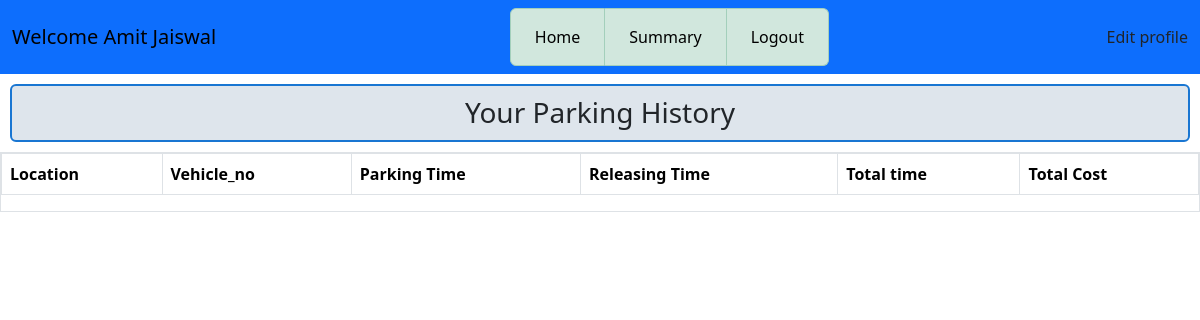
/user_summary/2, run on an earlier commit of the app's database.
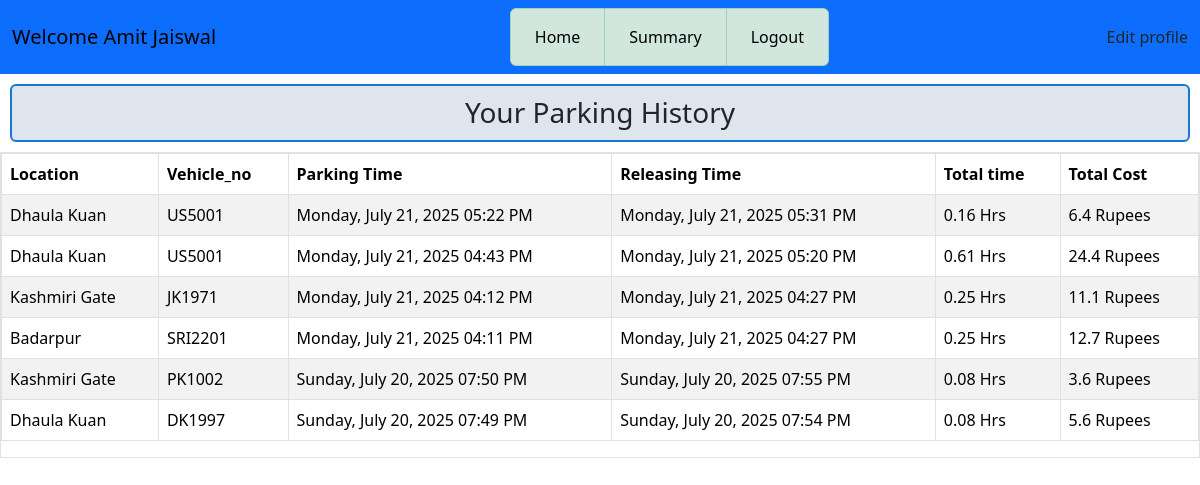
And on a later commit of the database.
### application/models.py (models this page shows)
class Reserve(db.Model):
    id = db.Column(db.Integer, primary_key=True, autoincrement=True)
    user_id = db.Column(db.Integer, db.ForeignKey('users.id'), nullable=False)
    lot_id = db.Column(db.Integer, db.ForeignKey('lots.id'), nullable=False)
    spot_id = db.Column(db.String, db.ForeignKey('spots.id'), nullable=False)
    start_time = db.Column(db.DateTime)
    end_time = db.Column(db.DateTime)
    total_time = db.Column(db.Float)  # in hours
    location = db.Column(db.String(200), nullable=False)
    status = db.Column(db.String, default="released") # released or occupied
    cost = db.Column(db.Float)
    vehicle_no = db.Column(db.String(20), nullable=False)

### application/controllers.py (the view)
@app.route('/user_summary/<int:user_id>', methods=['GET'])
def user_summary(user_id):
    this_user = Users.query.get(user_id)
    reserve = Reserve.query.filter_by(user_id=user_id, status="released").order_by(Reserve.id.desc()).all()
    return render_template('summ_user.html', this_user=this_user, reserve=reserve)

### templates/summ_user.html (shortened to what this page needs)
<!DOCTYPE html>
<html lang="en">
<head>
    <link rel="stylesheet" href="/static/css/style.css">
    <link href="https://cdn.jsdelivr.net/npm/bootstrap@5.3.7/dist/css/bootstrap.min.css" rel="stylesheet">
</head>
<body>
    <div id ="main">
        <div id ="canvas" class="overflow-auto">
            <nav class="navbar navbar-expand-lg bg-primary">
                <div class="container-fluid">
                    <div class="navbar-brand" >Welcome {{this_user.fullname}}</div>
                    <div class="collapse navbar-collapse" id="navbarSupportedContent">
                        <ul class="navbar-nav mx-auto mb-2 mb-lg-0 list-group list-group-horizontal text-center">
                            <li class="nav-item list-group-item  list-group-item-success">
                                <a class="nav-link active" aria-current="page" href="/user_dashboard/{{this_user.id}}">Home</a>
                            </li>
                            <li class="nav-item list-group-item  list-group-item-success">
                                <a class="nav-link active" aria-current="page" href="/user_summary/{{this_user.id}}">Summary</a>
                            </li>
                            <li class="nav-item list-group-item  list-group-item-success">
                                <a class="nav-link active" aria-current="page" href="/login">Logout</a>
                            </li>
                        </ul>
                        <a class="nav-link active" aria-current="page" href="/edit_profile/{{this_user.id}}">Edit profile</a>
                    </div>
                </div>
            </nav>
            <div id ="content" class="overflow-auto">
                    <h3 class="heading">Your Parking History</h3>
                    <div id="table1" class="border" >
                    <table class="table table-striped table-bordered" >
                        <thead>
                            <tr>
                                <th scope="col">Location</th>
                                <th scope="col">Vehicle_no</th>
                                <th scope="col">Parking Time</th>
                                <th scope="col">Releasing Time</th>
                                <th scope="col">Total time</th>
                                <th scope="col">Total Cost</th>
                            </tr>
                        </thead>
                            <tbody>
                                {% for his in reserve %}
                                <tr>
                                    <td>{{his.location}}</td>
                                    <td>{{his.vehicle_no}}</td>
                                    <td>{{his.start_time.strftime('%A, %B %d, %Y %I:%M %p') }}</td>
                                    <td>{{his.end_time.strftime('%A, %B %d, %Y %I:%M %p') }}</td>
                                    <td>{{his.total_time | round(2) }} Hrs</td>
                                    <td>{{his.cost | round(1)}} Rupees</td>
                                </tr>
                                {% endfor %}
                            </tbody>
                    </table>
                    </div>
            </div>
        </div>
    </div>
</body>
</html>

What changed in the data, as far as the page shows it:
added Reserve: location "Dhaula Kuan", vehicle_no "US5001", start_time "Monday, July 21, 2025 05:22 PM", end_time "Monday, July 21, 2025 05:31 PM", total_time "0.16", cost "6.4"
added Reserve: location "Dhaula Kuan", vehicle_no "US5001", start_time "Monday, July 21, 2025 04:43 PM", end_time "Monday, July 21, 2025 05:20 PM", total_time "0.61", cost "24.4"
added Reserve: location "Kashmiri Gate", vehicle_no "JK1971", start_time "Monday, July 21, 2025 04:12 PM", end_time "Monday, July 21, 2025 04:27 PM", total_time "0.25", cost "11.1"
added Reserve: location "Badarpur", vehicle_no "SRI2201", start_time "Monday, July 21, 2025 04:11 PM", end_time "Monday, July 21, 2025 04:27 PM", total_time "0.25", cost "12.7"
now on this page (row edited): Reserve: location "Kashmiri Gate", vehicle_no "PK1002", start_time "Sunday, July 20, 2025 07:50 PM", end_time "Sunday, July 20, 2025 07:55 PM", total_time "0.08", cost "3.6"
now on this page (row edited): Reserve: location "Dhaula Kuan", vehicle_no "DK1997", start_time "Sunday, July 20, 2025 07:49 PM", end_time "Sunday, July 20, 2025 07:54 PM", total_time "0.08", cost "5.6"
